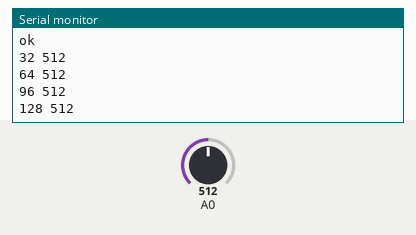
Simulated run of this sketch. Board: Arduino Uno, built with avr-gcc and run on an emulated ATmega328P. Parts: the last lines printed to the serial monitor. The test bench sets the inputs (shaded band); at power-on: A0 = 512.

Above: at 1.2 s.
1.3 s: A0 set to 716
At 1.41 s:
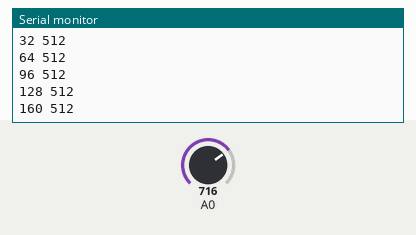
2.8 s: A0 set to 900
At 2.91 s:
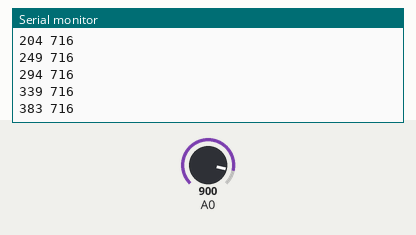
Timing chart, 0 to 5.8 s (numbered marks = the images above; inputs shaded):
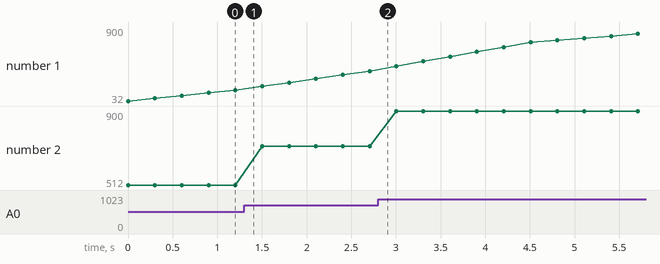

The sketch:

PKES_gliding_average_test.ino
```cpp
#include "GlidingAverage.h"
#include <avr/io.h>

GlidingAverage _avg;

void setup() {
  Serial.begin(57600);
  while (!Serial);
  Serial.println("ok");
}

void loop() {
  // put your main code here, to run repeatedly:
  int16_t buf = analogRead(0);
  _avg.write(buf);
  Serial.print(_avg.readAvg());
  Serial.print(" ");
  Serial.print(buf);
  Serial.println();
  //Serial.println(buf);
  delay(300);
}
```

GlidingAverage.h
```cpp
/*
 * arnes_fifo_buffer.cpp
 *
 * Created: 22-Oct-15 14:36:21
 *  Author: Arne
 */
#ifndef flav
#define flav

//generic includes
#include <stdbool.h>//bool
#include <avr/io.h>//uint8_t

#define SIZE 16

class GlidingAverage{
  int16_t _buffer[SIZE];
  uint8_t _head = 0;

	public:
  //add a new value, removing the oldest
	bool write(int16_t newValue){
    _buffer[_head] = newValue;
    _head = (_head + 1) % SIZE;
	}

  int16_t* getBuffer(void){
    return _buffer;
  }

  //get the average of all contained values.
	long readAvg(void){
    long sum = 0;
    for(uint8_t i = 0; i < SIZE; i++)
      sum = sum + _buffer[i];
    return sum / SIZE;
	}

	void clear(void){
		for(uint8_t i = 0; i < SIZE; i++)
      _buffer[i] = 0;
		_head = 0;
	}
};
#endif
```

Measured:
- plotted number 1: 160 → 383 after the input at 1.3 s, 383 → 900 after the input at 2.8 s
- plotted number 2: 512 → 716 after the input at 1.3 s, 716 → 900 after the input at 2.8 s
